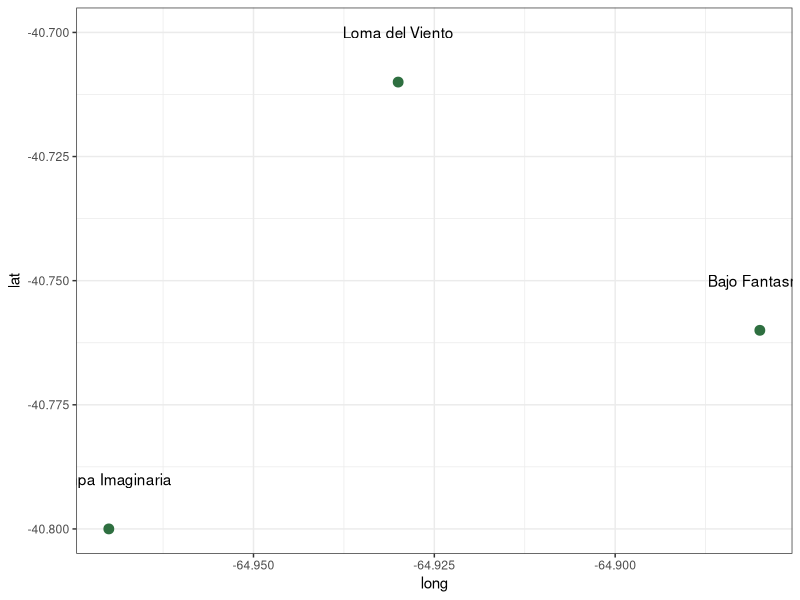
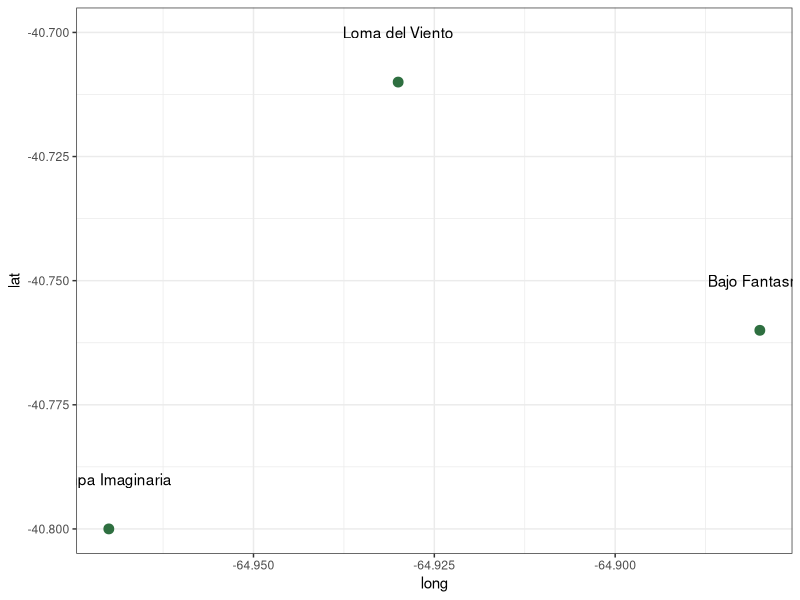

Reproduce these figures in R, in order.
# mapa para la nota
# ultima version!!! usar esta

setwd("C:/Users/usuario/Desktop/nota plantas/mapa")
install.packages("ggplot2")
install.packages("readxl")
library(ggplot2)
library(readxl)

sitios <- read_excel("sitios_muestreo_2.xlsx")
sitios

ggplot(sitios, aes(x = long, y = lat)) +
  geom_point(size = 3, colour = "#2E6F40") +
  geom_text(aes(label = sitio), nudge_y = 0.01) +
  theme_bw()

# ggsave("mapa_final.png")
ggsave("mapa_nota.png", width = 5, height = 4.5)
